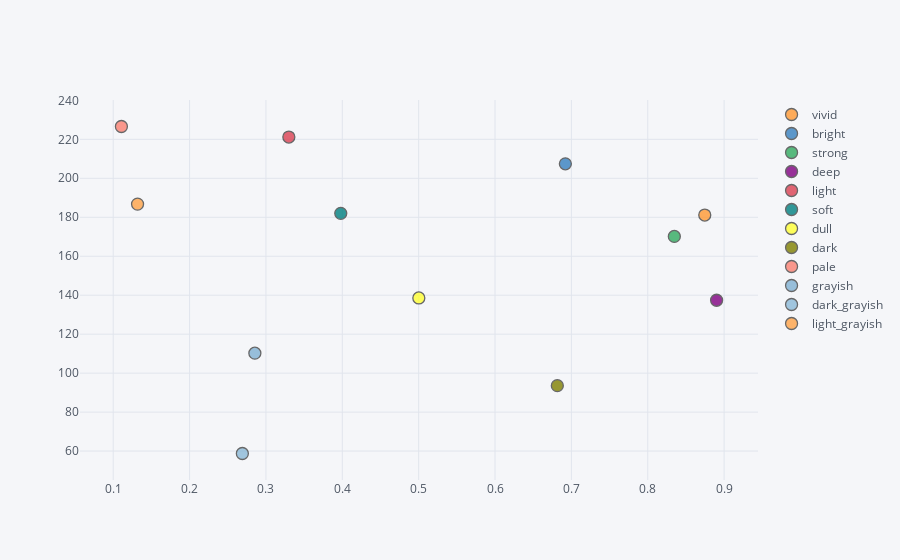

Write notebook code for a chart like this one.
### Code cell
pccs_df.iplot(kind='scatter', mode='markers', x='x', y='y',text='Type', categories='Type')

### Figure 1 — Plotly figure (JSON) as saved in the notebook; plotly's stock layout.template omitted (floating-point values rounded to 4 significant figures)
{"data": [{"marker": {"color": "rgba(255, 153, 51, 1.0)", "line": {"width": 1.3}, "opacity": 0.8, "size": 12, "symbol": "circle"}, "mode": "markers", "name": "vivid", "text": ["vivid"], "textfont": {"color": "#4D5663"}, "type": "scatter", "x": [0.8746], "y": [181.1]}, {"marker": {"color": "rgba(55, 128, 191, 1.0)", "line": {"width": 1.3}, "opacity": 0.8, "size": 12, "symbol": "circle"}, "mode": "markers", "name": "bright", "text": ["bright"], "textfont": {"color": "#4D5663"}, "type": "scatter", "x": [0.6921], "y": [207.4]}, {"marker": {"color": "rgba(50, 171, 96, 1.0)", "line": {"width": 1.3}, "opacity": 0.8, "size": 12, "symbol": "circle"}, "mode": "markers", "name": "strong", "text": ["strong"], "textfont": {"color": "#4D5663"}, "type": "scatter", "x": [0.8348], "y": [170.2]}, {"marker": {"color": "rgba(128, 0, 128, 1.0)", "line": {"width": 1.3}, "opacity": 0.8, "size": 12, "symbol": "circle"}, "mode": "markers", "name": "deep", "text": ["deep"], "textfont": {"color": "#4D5663"}, "type": "scatter", "x": [0.8902], "y": [137.4]}, {"marker": {"color": "rgba(219, 64, 82, 1.0)", "line": {"width": 1.3}, "opacity": 0.8, "size": 12, "symbol": "circle"}, "mode": "markers", "name": "light", "text": ["light"], "textfont": {"color": "#4D5663"}, "type": "scatter", "x": [0.33], "y": [221.2]}, {"marker": {"color": "rgba(0, 128, 128, 1.0)", "line": {"width": 1.3}, "opacity": 0.8, "size": 12, "symbol": "circle"}, "mode": "markers", "name": "soft", "text": ["soft"], "textfont": {"color": "#4D5663"}, "type": "scatter", "x": [0.398], "y": [182]}, {"marker": {"color": "rgba(255, 255, 51, 1.0)", "line": {"width": 1.3}, "opacity": 0.8, "size": 12, "symbol": "circle"}, "mode": "markers", "name": "dull", "text": ["dull"], "textfont": {"color": "#4D5663"}, "type": "scatter", "x": [0.5002], "y": [138.6]}, {"marker": {"color": "rgba(128, 128, 0, 1.0)", "line": {"width": 1.3}, "opacity": 0.8, "size": 12, "symbol": "circle"}, "mode": "markers", "name": "dark", "text": ["dark"], "textfont": {"color": "#4D5663"}, "type": "scatter", "x": [0.6816], "y": [93.58]}, {"marker": {"color": "rgba(251, 128, 114, 1.0)", "line": {"width": 1.3}, "opacity": 0.8, "size": 12, "symbol": "circle"}, "mode": "markers", "name": "pale", "text": ["pale"], "textfont": {"color": "#4D5663"}, "type": "scatter", "x": [0.1107], "y": [226.6]}, {"marker": {"color": "rgba(128, 177, 211, 1.0)", "line": {"width": 1.3}, "opacity": 0.8, "size": 12, "symbol": "circle"}, "mode": "markers", "name": "grayish", "text": ["grayish"], "textfont": {"color": "#4D5663"}, "type": "scatter", "x": [0.2855], "y": [110.2]}, {"marker": {"color": "rgba(128, 177, 211, 0.8999999999999999)", "line": {"width": 1.3}, "opacity": 0.8, "size": 12, "symbol": "circle"}, "mode": "markers", "name": "dark_grayish", "text": ["dark_grayish"], "textfont": {"color": "#4D5663"}, "type": "scatter", "x": [0.2691], "y": [58.75]}, {"marker": {"color": "rgba(255, 153, 51, 0.8999999999999999)", "line": {"width": 1.3}, "opacity": 0.8, "size": 12, "symbol": "circle"}, "mode": "markers", "name": "light_grayish", "text": ["light_grayish"], "textfont": {"color": "#4D5663"}, "type": "scatter", "x": [0.1319], "y": [186.8]}], "layout": {"legend": {"bgcolor": "#F5F6F9", "font": {"color": "#4D5663"}}, "paper_bgcolor": "#F5F6F9", "plot_bgcolor": "#F5F6F9", "title": {"font": {"color": "#4D5663"}}, "xaxis": {"gridcolor": "#E1E5ED", "showgrid": true, "tickfont": {"color": "#4D5663"}, "title": {"font": {"color": "#4D5663"}, "text": ""}, "zerolinecolor": "#E1E5ED"}, "yaxis": {"gridcolor": "#E1E5ED", "showgrid": true, "tickfont": {"color": "#4D5663"}, "title": {"font": {"color": "#4D5663"}, "text": ""}, "zerolinecolor": "#E1E5ED"}}}
